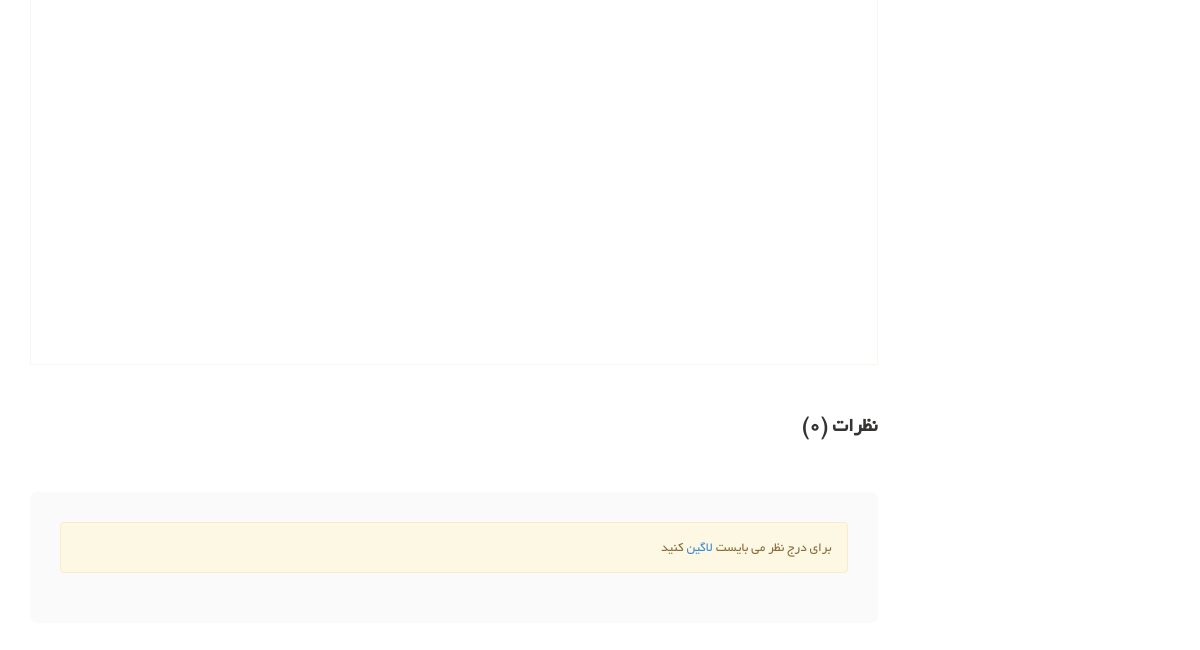
The app's page /articles/2/ (lower part), older data.
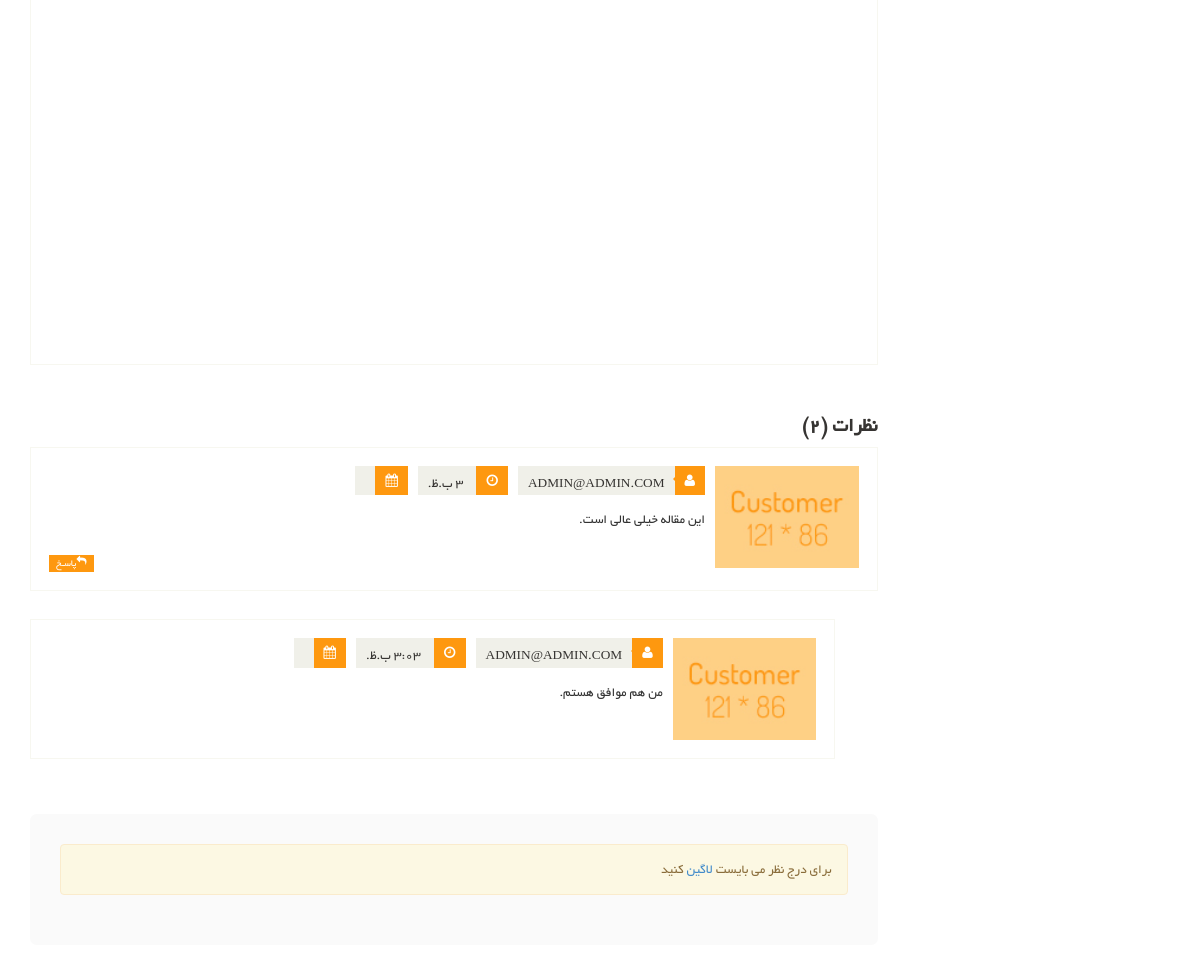
The same page, newer data.
### article_module/models.py (models this page shows, shortened)
class ArticleComment(models.Model):
    article = models.ForeignKey(Article, on_delete=models.CASCADE, verbose_name='مقاله')
    parent = models.ForeignKey('ArticleComment',null=True, blank=True, on_delete=models.CASCADE, verbose_name='والد')
    user = models.ForeignKey(User, on_delete=models.CASCADE, verbose_name='کاربر')
    create_date = models.DateTimeField(auto_now_add=True, verbose_name='تاریخ ثبت')
    text = models.TextField(verbose_name='متن نظر')
    class Meta:
        verbose_name = 'نظر مقاله'
        verbose_name_plural = 'نظرات مقاله'

### account_module/models.py (models this page shows)
class User(AbstractUser):
    avatar = models.ImageField(upload_to='images/profile', verbose_name='تصویر آواتار', null=True, blank=True)
    email_active_code = models.CharField(max_length=100, verbose_name='کد فعالسازی ایمیل')
    about_user = models.TextField(null=True, blank=True, verbose_name='درباره شخص')
    address = models.TextField(null=True, blank=True, verbose_name='آدرس')
    class Meta:
        verbose_name = 'کاربر'
        verbose_name_plural = 'کاربران'
    def __str__(self):
        if self.first_name is not '' and self.last_name is not '':
            return self.get_full_name()
        return self.email

### article_module/views.py (the view)
# urls.py: path('<pk>/', views.ArticleDetailView.as_view(), name='articles_detail'),
class ArticleDetailView(DetailView):
    model = Article
    template_name = 'article_module/article_detail_page.html'
    def get_queryset(self):
        query = super(ArticleDetailView, self).get_queryset()
        query = query.filter(is_active=True)
        return query
    def get_context_data(self, **kwargs):
        context = super(ArticleDetailView, self).get_context_data()
        article: Article = kwargs.get('object')
        context['comments'] = ArticleComment.objects.filter(article_id=article.id, parent=None).order_by('-create_date').prefetch_related('articlecomment_set')
        context['comments_count'] = ArticleComment.objects.filter(article_id=article.id).count()
        return context

### article_module/models.py (called while the page is built)
    def get_jalali_create_time(self):
        return self.create_date.strftime('%H:%M')

### polls/templatetags/poll_extras.py (called while the page is built)
@register.filter(name='show_jalali_date')
def show_jalali_date(value):
    return date2jalali(value)

### article_module/templates/article_module/article_detail_page.html (shortened to what this page needs)
{% extends 'shared/_layout.html' %}
{% load render_partial %}
{% load poll_extras %}
{% load thumbnail %}
{% block content %}
    <section>
        <div class="container">
            <div class="row">
                <div class="col-sm-9">
                    {% if article.author %}
                        <div class="media commnets">
                        </div>
                    {% endif %}
                    <div class="response-area" id="comments_area">
                        <h2> نظرات ({{ comments_count }})</h2>
                        <ul class="media-list">
                            {% for comment in comments %}
                                <li class="media" id="single_comment_box_{{ comment.id }}">
                                    <a class="pull-right" href="#">
                                        <img class="media-object" src="/static/images/blog/Customer.jpg" alt="">
                                    </a>
                                    <div class="media-body">
                                        <ul class="sinlge-post-meta">
                                            <li><i class="fa fa-user"></i>{{ comment.user }}</li>
                                            <li><i class="fa fa-clock-o"></i> {{ comment.create_date | time }}</li>
                                            <li>
                                                <i class="fa fa-calendar"></i> {{ comment.create_date|show_jalali_date }}
                                            </li>
                                        </ul>
                                        <p>
                                            {{ comment.text }}
                                        </p>
                                        <a class="btn btn-primary" onclick="fillParentId({{ comment.id }})"><i
                                                class="fa fa-reply"></i>پاسـخ</a>
                                    </div>
                                </li>
                                {% for sub_comment in comment.articlecomment_set.all %}
                                    <li class="media second-media" id="single_comment_box_{{ comment.id }}">
                                        <a class="pull-right" href="#">
                                            <img class="media-object" src="/static/images/blog/Customer.jpg" alt="">
                                        </a>
                                        <div class="media-body">
                                            <ul class="sinlge-post-meta">
                                                <li><i class="fa fa-user"></i>{{ sub_comment.user }}</li>
                                                <li><i class="fa fa-clock-o"></i> {{ sub_comment.create_date | time }}
                                                </li>
                                                <li>
                                                    <i class="fa fa-calendar"></i> {{ sub_comment.create_date|show_jalali_date }}
                                                </li>
                                            </ul>
                                            <p>
                                                {{ sub_comment.text }}
                                            </p>
                                        </div>
                                    </li>
                                {% endfor %}
                            {% endfor %}
                        </ul>
                    </div>
                    <div class="replay-box" id="comment_form">
                        {% if request.user.is_authenticated %}
                            <div class="row">
                                <div class="col-sm-12">
                                    <h2>نظـر خود را بنویسیـد</h2>
                                    <div class="text-area">
                                        <input type="hidden" id="parent_id" value="">
                                        <div class="blank-arrow">
                                            <label>متن پیام</label>
                                        </div>
                                        <span>*</span>
                                        <textarea name="message" rows="11" id="commentText"></textarea>
                                        <a class="btn btn-primary" onclick="sendArticleComment({{ article.id }})">ارسـال
                                            نظـر</a>
                                    </div>
                                </div>
                            </div>
                        {% else %}
                            <div class="alert alert-warning">
                                برای درج نظر می بایست <a href="{% url 'login_page' %}">لاگین</a> کنید
                            </div>
                        {% endif %}
                    </div>
                </div>
            </div>
        </div>
    </section>
{% endblock %}

### templates/shared/_layout.html (shortened to what this page needs)
{% load render_partial %}
<!DOCTYPE html>
<html lang="en">
<head>
    {% include 'shared/header_references.html' %}
</head>
<body>
{% block content %}{% endblock %}
</body>
</html>

### templates/shared/header_references.html (shortened to what this page needs)
<link href="/static/css/bootstrap.min.css" rel="stylesheet">
<link href="/static/css/font-awesome.min.css" rel="stylesheet">
<link href="/static/css/prettyPhoto.css" rel="stylesheet">
<link href="/static/css/price-range.css" rel="stylesheet">
<link href="/static/css/animate.css" rel="stylesheet">
<link href="/static/css/main.css" rel="stylesheet">
<link href="/static/css/responsive.css" rel="stylesheet">
<link href="/static/css/custom.css" rel="stylesheet">

### static/css/main.css (style rules this page uses)
body { font-family: 'BYekan'; font-size: 10pt; position: relative; font-weight: normal; direction: rtl; }
ul li { list-style: none; }
a { -webkit-transition: 300ms; -moz-transition: 300ms; -o-transition: 300ms; transition: 300ms; }
h1, h2, h3, h4, h5, h6 { font-family: 'BYekan', sans-serif; }
.sinlge-post-meta li i:after, .blog-post-area .post-meta ul li i:after { content: ""; position: absolute; width: auto; height: auto; border-color: transparent #FE980F transparent transparent; border-width: 4px; border-style: solid; top: 6px; right: 26px; }
.commnets { border: 1px solid #F7F7F0; padding: 18px; margin-bottom: 50px }
.commnets p, .response-area p, .replay-box p { font-size: 10pt }
.media-list .btn-primary, .commnets .btn-primary { background: #FC9A11; border: 0 none; border-radius: 0; color: #FFFFFF; float: left; font-size: 10px; padding: 1px 7px; text-transform: uppercase; }
.response-area h2 { color: #363432; font-size: 20px; font-weight: 700; }
.response-area .media { border: 1px solid #F7F7F0; padding: 18px; margin-bottom: 28px }
.response-area .media img { height: 102px; width: 100%; }
.response-area .second-media { margin-right: 5%; width: 95%; }
.sinlge-post-meta { overflow: hidden; padding-right: 0; margin-bottom: 15px }
.sinlge-post-meta li { background: #F0F0E9; color: #363432; float: right; font-size: 10pt; font-weight: 400; margin-left: 10px; padding: 0 0 0 10px; position: relative; text-transform: uppercase; }
.sinlge-post-meta li i { background: #FE980F; color: #FFFFFF; margin-left: 10px; padding: 8px 10px; }
.sinlge-post-meta li i:after { top: 7px; border-width: 6px; left: 27px; }
.replay-box { margin-bottom: 107px; margin-top: 55px; background: #fafAfa; padding: 30px; border-radius: 0.5em }
.btn.btn-primary { background: #FE980F; border: 0 none; border-radius: 0; margin-top: 16px; }

Row changes from the older to the newer data that the page shows:
added ArticleComment: user "ADMIN@ADMIN.COM", create_date "3 ب.ظ.", text "این مقاله خیلی عالی است.", shown under "نظرات (2)"
added ArticleComment: user "ADMIN@ADMIN.COM", create_date "3:03 ب.ظ.", text "من هم موافق هستم."
Text that changed along with them:
{{ comments_count }}: "0" → "2"
